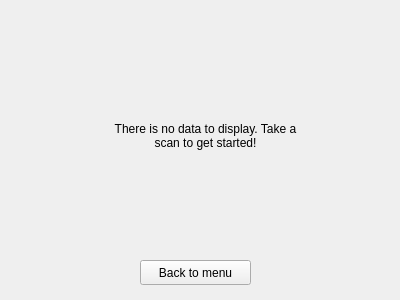
<?xml version="1.0" encoding="UTF-8"?>
<ui version="4.0">
 <class>DataPage</class>
 <widget class="QWidget" name="DataPage">
  <property name="geometry">
   <rect>
    <x>0</x>
    <y>0</y>
    <width>400</width>
    <height>300</height>
   </rect>
  </property>
  <property name="windowTitle">
   <string>Form</string>
  </property>
  <widget class="QStackedWidget" name="stackedWidget">
   <property name="geometry">
    <rect>
     <x>0</x>
     <y>0</y>
     <width>401</width>
     <height>251</height>
    </rect>
   </property>
   <widget class="QWidget" name="noData">
    <widget class="QLabel" name="noDataNotice">
     <property name="geometry">
      <rect>
       <x>110</x>
       <y>90</y>
       <width>191</width>
       <height>91</height>
      </rect>
     </property>
     <property name="text">
      <string>There is no data to display. Take a scan to get started!</string>
     </property>
     <property name="alignment">
      <set>Qt::AlignCenter</set>
     </property>
     <property name="wordWrap">
      <bool>true</bool>
     </property>
    </widget>
   </widget>
   <widget class="QWidget" name="data">
    <widget class="QTableView" name="organTable">
     <property name="geometry">
      <rect>
       <x>180</x>
       <y>50</y>
       <width>211</width>
       <height>201</height>
      </rect>
     </property>
    </widget>
    <widget class="QLabel" name="currScanLabel">
     <property name="geometry">
      <rect>
       <x>20</x>
       <y>20</y>
       <width>371</width>
       <height>20</height>
      </rect>
     </property>
     <property name="text">
      <string>Showing data for scan taken on (date):</string>
     </property>
    </widget>
    <widget class="QListView" name="scanList">
     <property name="geometry">
      <rect>
       <x>10</x>
       <y>50</y>
       <width>151</width>
       <height>201</height>
      </rect>
     </property>
    </widget>
   </widget>
  </widget>
  <widget class="QPushButton" name="menuButton">
   <property name="geometry">
    <rect>
     <x>140</x>
     <y>260</y>
     <width>111</width>
     <height>25</height>
    </rect>
   </property>
   <property name="text">
    <string>Back to menu</string>
   </property>
  </widget>
 </widget>
 <resources/>
 <connections/>
</ui>
